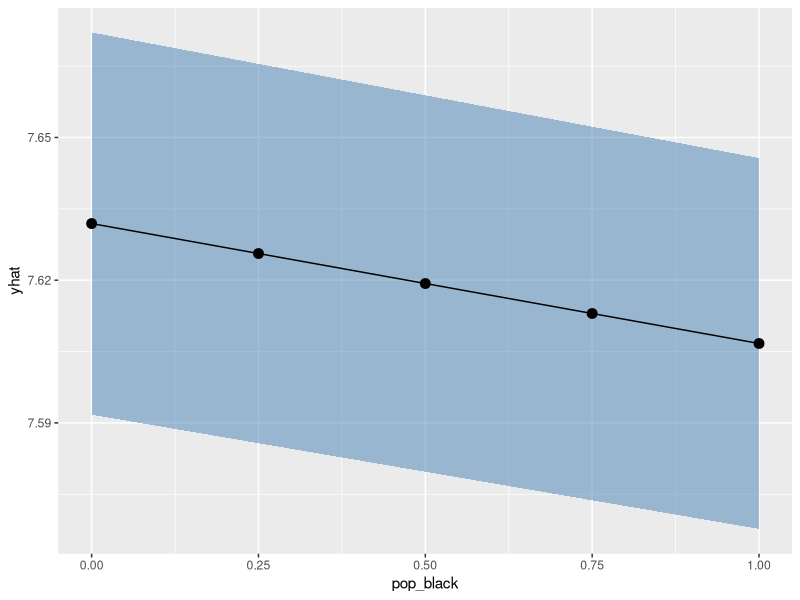
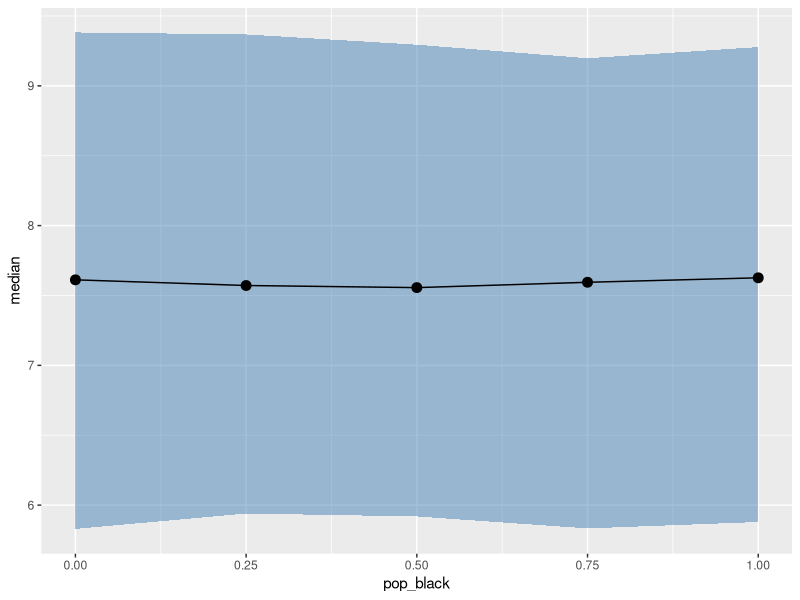
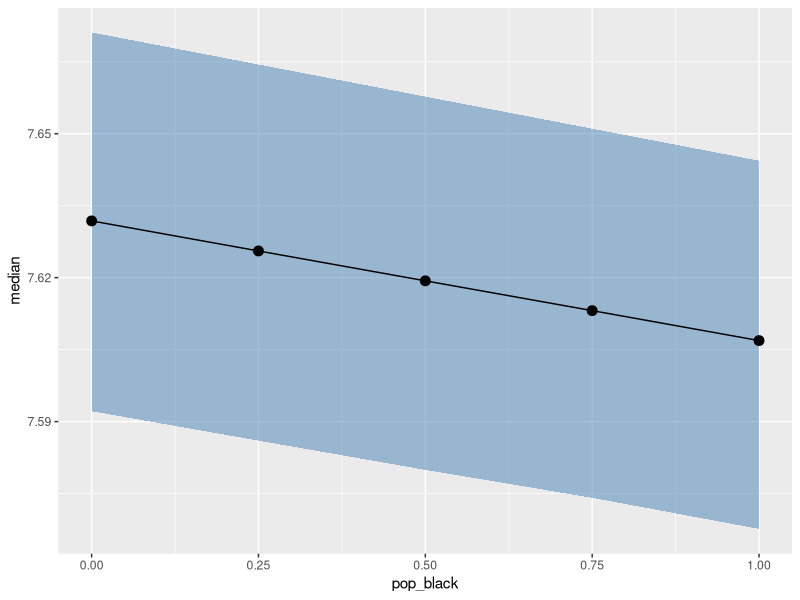
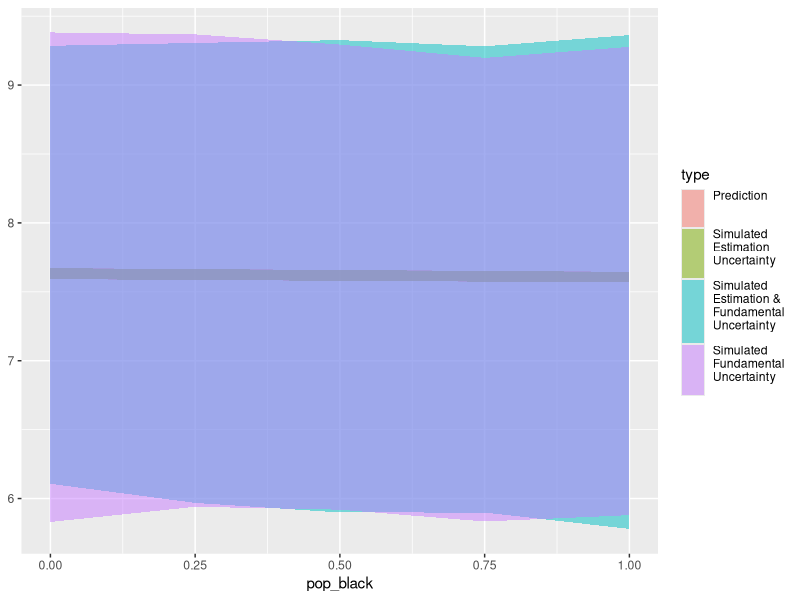

These charts were generated, in order, by the following R code:
# L1_code.R

# We're going to try to predict food deserts

# Scientists, engineers, policy analysts, and coders often
# have vitally important findings to convey to key decision-makers, 
# but it can be very difficult to convey that information quickly, 
# concisely, and in a visually appealing way. 

# Instead of telling policymakers about our beta-coefficients, 
# what if we could show them what our model predicts instead? 
# Exactly how many more lives can we affect, dollars can we earn, 
# emissions can we cut, if we adopt policy A instead of B, 
# or increase our level of spending by $1000? 

# We can answer these kinds of questions using statistical simulation.

# Background #############################

# This tutorial introduces statistical simulation using the example of
# the Food Environment Index from the 
# University of Wisconsin’s County Health Rankings, 
# which measures access to healthy foods in each county. 

# Using just a few covariates, we estimate the relationship 
# between key demographic traits and access to healthy foods. 
# This workshop highlights how racial and ethnic minorities groups 
# face systemic barriers to health, like “food deserts”, 
# which describe when our cities’ urban planning has
# sited grocery stores and food infrastructure 
# far away from certain communities -
# often communities of color and low-income communities.
# But can we show these trends with data?


# 0. Getting Started ###############################

# Make sure you have installed the MASS package.
# install.packages("MASS")

# Load Packages
library(dplyr)
library(readr)
library(broom)
library(ggplot2)

# Load data - county outcomes and traits in 2019
counties = read_csv("L/food_deserts.csv")

counties %>% glimpse()

# Estimate a model predicting the food environment index,
# based on the share of Black residents, share of Hispanic/Latino residents,
# population, median income, and share of Democrats in 2016
m = counties %>%
  lm(formula = food_env_index ~ pop_black + pop_hisplat + pop + median_income) 


# Let's get a set of hypothetical x values for which to simulate y
# We'll get the medians, but we'll vary the percentage of black residents from 0 to 100%
x = counties %>%
  reframe(
    intercept = 1,
    pop_black = c(0, 0.25, 0.50, 0.75, 1),
    pop_hisplat = median(pop_hisplat),
    pop = median(pop),
    median_income = median(median_income) )
# View
x

# 1. Prediction #######################################

# First, we'll try a prediction using the build-in functions.

# Generate predictions and return standard errors for each prediction,
p = predict(m, newdata = x, se.fit = TRUE)
# Make a data.frame of predicted values, 
# by appending on the 'fitted' (predicted) values 
# and the standard errors for each prediction.
qis1 = x %>%  mutate(yhat = p$fit, se = p$se.fit)
# Add lower and upper confidence intervals,
# using the z-value for a 97.5th percentile in a normal distribution as a multiplier
# gives us upper and lower 95% confidence interval
qis1 = qis1 %>%
  mutate(lower = yhat - qnorm(0.975) * se,
         upper = yhat + qnorm(0.975) * se)

# view it!
qis1


# Visualize it!

# We'll use geom_ribbon() to add a polygon stretching along an x axis from a ymin to a ymax...
# and add a line plot and points afterwards
ggplot() +
  geom_ribbon(data = qis1, mapping = aes(x = pop_black, ymin = lower, ymax = upper), 
              fill = "steelblue", alpha = 0.5) +
  geom_line(data = qis1, mapping = aes(x = pop_black, y = yhat)) +
  geom_point(data = qis1, mapping = aes(x = pop_black, y = yhat), size = 3)


# 2. Fundamental Uncertainty ###########################################

# Sometimes we may want to simulate error 
# by taking random draws from a normal distribution
# because normal methods might not work.

sigma = glance(m)$sigma # get root mean squared error 

# We could take the 'sigma' statistic - the residual standard error,
# aka the average prediction error,
# and randomly add error to each of our predictions
# by drawing from a normal distribution
# whose width matches that distribution.

pred2 =  x %>%
  # Make prediction and get residual standard error sigma
  mutate(yhat = predict(m, newdata = .),
         se = glance(m)$sigma) %>%
  # Add a unique id per row.
  mutate(id = 1:n())

# Next, let's simulate for each row/group...
sims2 = pred2 %>%
  group_by(id, pop_black) %>%
  reframe(
    ysim = yhat + rnorm(n = 1000, mean = 0, sd = sigma)
  ) 
# View it!
sims2

# For each group, let's get quantities of interest,
# eg. confidence intervals
qis2 = sims2 %>% 
  group_by(id, pop_black) %>%
  reframe(lower = quantile(ysim, probs = 0.025),
          median = quantile(ysim, probs = 0.50),
          upper = quantile(ysim, probs = 0.975))

# View our quantities of interest!
qis2


# Visualize our quantities of interest!
# and add a line plot and points afterwards
ggplot() +
  geom_ribbon(data = qis2, mapping = aes(x = pop_black, ymin = lower, ymax = upper), 
              fill = "steelblue", alpha = 0.5) +
  geom_line(data = qis2, mapping = aes(x = pop_black, y = median)) +
  geom_point(data = qis2, mapping = aes(x = pop_black, y = median), size = 3)


# 3. Simulating Estimation Uncertainty ###############################

# Alternatively, we could try an even more robust form of simulation,
# where we account for estimation uncertainty,
# We simulate estimation uncertainty by varying our beta coefficients,


# Extract some ingredients for simulation
mu = m$coefficients # get alpha/beta coefficients
vcov = vcov(m) # get variance covariance matrix
sigma = glance(m)$sigma # get root mean squared error 


# Make just 1 sample...
MASS::mvrnorm(n = 1, mu = mu, Sigma = vcov)
# Compare against our observed coefficients mu
mu
# They're different!

# Let's get 1000 simulated coefficients
sims3 = data.frame(MASS::mvrnorm(n = 1000, mu = mu, Sigma = vcov)) %>%
  rename(intercept = 1) # give the intercept a readable name

head(sims3, 5) # view them!


# For each predictor value of x,
# we're going to calculate a simulated y-predicted value,
# by computing the model equation with the new varied beta coefficients
sims3 = x %>%
  mutate(id = 1:n()) %>%
  group_by(id, pop_black) %>%
  reframe(
    ysim = intercept * sims3$intercept + 
      pop_black * sims3$pop_black +
      pop_hisplat * sims3$pop_hisplat +
      pop * sims3$pop +
      median_income * sims3$median_income
  )

# View our estimates!
sims3

# Estimate quantities of interest, having accounted for estimation uncertainty.
qis3 = sims3 %>% 
  group_by(id, pop_black) %>%
  reframe(lower = quantile(ysim, probs = 0.025),
          median = quantile(ysim, probs = 0.50),
          upper = quantile(ysim, probs = 0.975))

# View our quantities of interest!
qis3


# Visualize our quantities of interest!
# and add a line plot and points afterwards
ggplot() +
  geom_ribbon(data = qis3, mapping = aes(x = pop_black, ymin = lower, ymax = upper), 
              fill = "steelblue", alpha = 0.5) +
  geom_line(data = qis3, mapping = aes(x = pop_black, y = median)) +
  geom_point(data = qis3, mapping = aes(x = pop_black, y = median), size = 3)


# 4. Estimation and Fundamental Uncertainty ##############################

# Alternatively, we could try an even more robust form of simulation,
# where we account for MULTIPLE types of uncertainty.
# We simulate estimation uncertainty by varying our beta coefficients,
# and then
# we simulate fundamental uncertainty by varying the resulting predictions.


# Extract some ingredients for simulation
mu = m$coefficients # get alpha/beta coefficients
vcov = vcov(m) # get variance covariance matrix
sigma = glance(m)$sigma # get root mean squared error 


# Let's get 1000 simulated coefficients
sims4 = data.frame(MASS::mvrnorm(n = 1000, mu = mu, Sigma = vcov)) %>%
  rename(intercept = 1) # give the intercept a readable name

# Let's compute the model equations for each to get predictions, like before,
# incorporating estimation uncertainty.
sims4 = x %>%
  mutate(id = 1:n()) %>%
  group_by(id, pop_black) %>%
  reframe(
    ysim = intercept * sims4$intercept + 
      pop_black * sims4$pop_black +
      pop_hisplat * sims4$pop_hisplat +
      pop * sims4$pop +
      median_income * sims4$median_income
  )

# Let's account for fundamental uncertainty!
# For each simulation, we'll now vary it slightly using random draws 
# from a normal distribution with a standard deviation matching the residual standard error
pvs = sims4 %>%
  group_by(id, pop_black) %>%
  reframe(
    ysim = ysim + rnorm(n = n(), mean = 0, sd = sigma)
  )

# Take these predicted values and get quantities of interest.
qis4 = pvs %>%
  group_by(id, pop_black) %>%
  reframe(lower = quantile(ysim, probs = 0.025),
          median = quantile(ysim, probs = 0.50),
          upper = quantile(ysim, probs = 0.975))
qis4


# COMPARE ############################################

# Let's end by comparing these predictions.

viz = bind_rows(
  qis1 %>% mutate(type = "Prediction\n\n") %>% 
    select(estimate = yhat, lower, upper, type, pop_black),
  qis2 %>% mutate(type = "Simulated\nFundamental\nUncertainty\n") %>% 
    select(estimate = median, lower, upper, type, pop_black),
  qis3 %>% mutate(type = "Simulated\nEstimation\nUncertainty\n") %>%
    select(estimate = median, lower, upper, type, pop_black),
  qis4 %>% mutate(type = "Simulated\nEstimation &\nFundamental\nUncertainty\n") %>%
    select(estimate = median, lower, upper, type, pop_black)
)

viz

# view it!
ggplot() +
  geom_ribbon(
    data = viz, 
    mapping = aes(x = pop_black, ymin = lower, ymax = upper, 
                  group = type, fill = type), 
    alpha = 0.5)


rm(list = ls())


